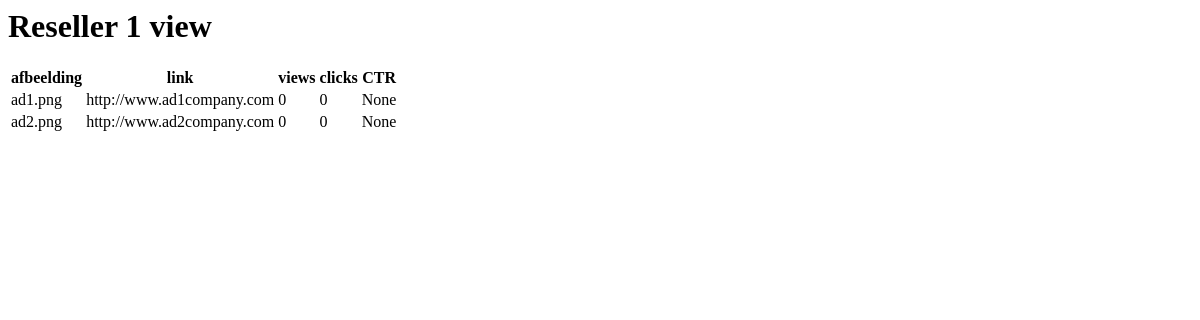
Page /reseller/1 on the earlier database version.
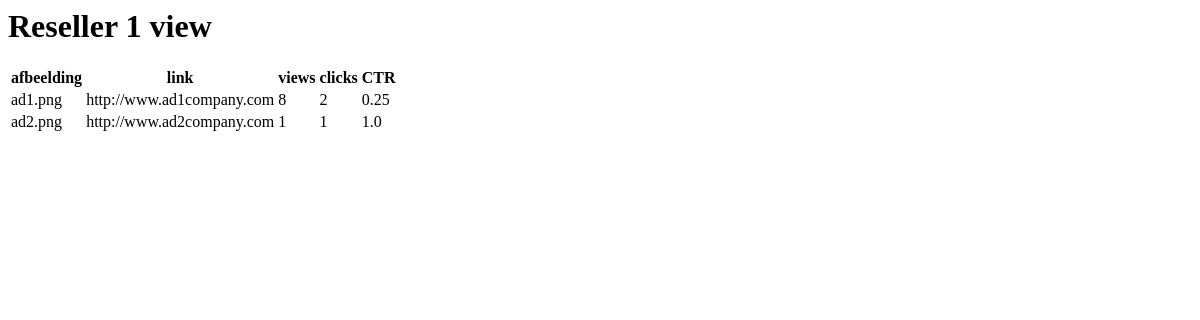
Same page on the later database version.
### tables this page shows
CREATE TABLE "ResellerAd" (
	"id"	INTEGER,
	"reseller_id"	INTEGER,
	"ad_id"	INTEGER,
	"aantal_views"	INTEGER,
	"aantal_clicks"	INTEGER,
	PRIMARY KEY("id")
);

CREATE TABLE "Ad" (
	"id"	INTEGER,
	"afbeelding"	TEXT,
	"link"	TEXT,
	PRIMARY KEY("id")
);

### main.py (the view)
@app.route('/reseller/<int:reseller_id>')
def reseller(reseller_id):
    lines = get_db().get_reseller_stats(reseller_id)
    return render_template('reseller.html', reseller_id=reseller_id, lines=lines)

### db.py (called while the page is built)
    def get_reseller_stats(self, reseller_id):
        qry = self.db.execute('''
            SELECT afbeelding, link, aantal_views, aantal_clicks, ROUND(aantal_clicks*1.0/aantal_views, 2) as CTR
            FROM ResellerAd
            JOIN Reseller
              ON Reseller.id = ResellerAd.reseller_id
            JOIN Ad
              ON Ad.id = ResellerAd.ad_id
            WHERE Reseller.id = ?;
            ''', (reseller_id,))
        lines = []
        for row in qry:
            lines.append(ResellerInfo(
                row[0],
                row[1],
                row[2],
                row[3],
                row[4],
            ))
        return lines

### main.py (called while the page is built)
def get_db():
    if 'db' not in g:
        g.db = Db()
    return g.db

### templates/reseller.html
<h1>Reseller {{reseller_id}} view</h1>
<table>
    <tr>
        <th>afbeelding</th>
        <th>link</th>
        <th>views</th>
        <th>clicks</th>
        <th>CTR</th>
    </tr>
    {% for item in lines %}
    <tr>
        <td>{{item.afbeelding}}</td>
        <td>{{item.link}}</td>
        <td>{{item.aantal_views}}</td>
        <td>{{item.aantal_clicks}}</td>
        <td>{{item.CTR}}</td>
    </tr>
    {% endfor %}
</table>

Differences in the rows shown:
changed ResellerAd "ad1.png": aantal_views "0" → "8"; aantal_clicks "0" → "2"; CTR "None" → "0.25"
changed ResellerAd "ad2.png": aantal_views "0" → "1"; aantal_clicks "0" → "1"; CTR "None" → "1.0"
